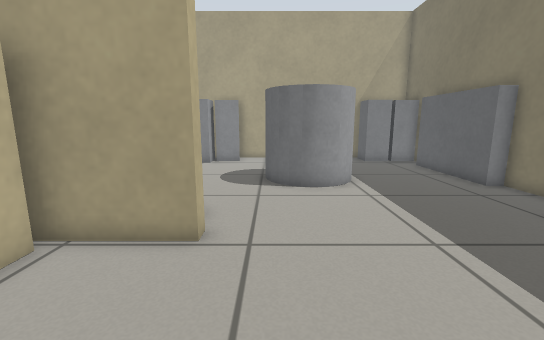
view 1 (above)

24 first-person views from a walk through a world built for the Gazebo simulator. The camera is 0.65 m above the floor, tilts 10° down and sees 90° across. The floor is counted in squares, 0.25 m on a side. Each view is taken from the middle of a square. On the plan, view 1 faces up. The plan holds only what a view shows up to about 18 squares ahead; the rest is blank.

view 2
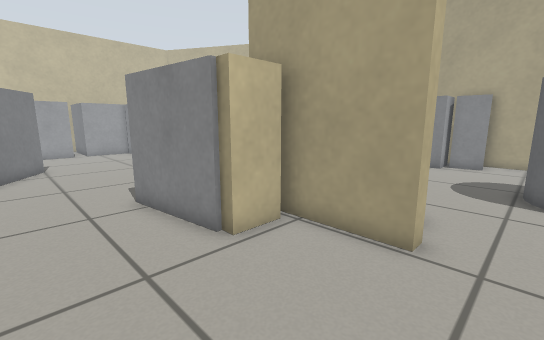

view 3
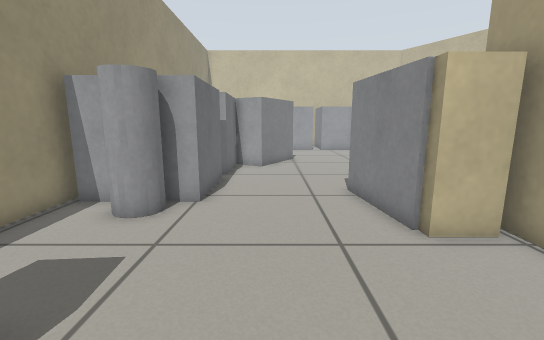

view 4
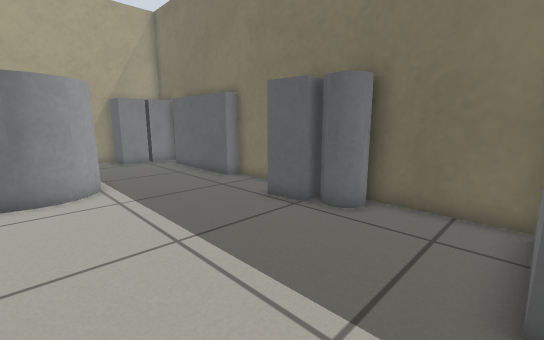

view 5
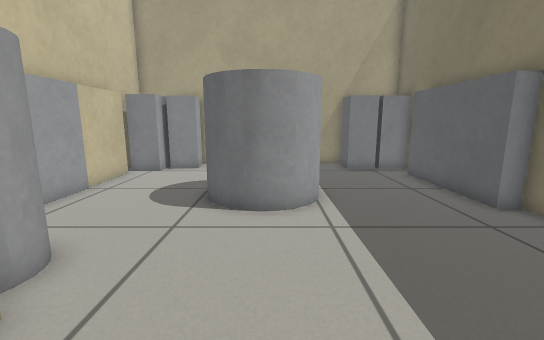

view 6
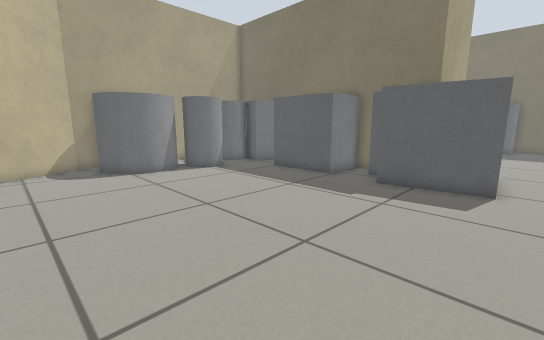

view 7
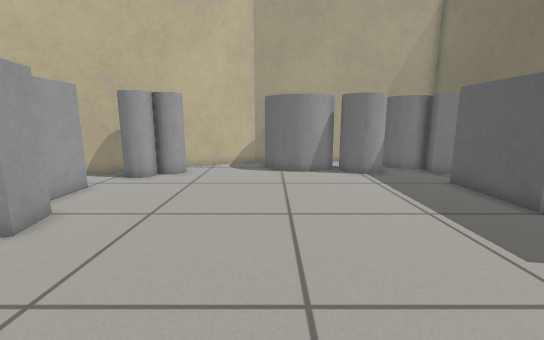

view 8
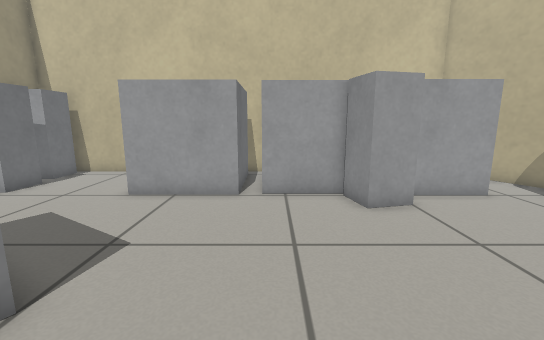

view 9
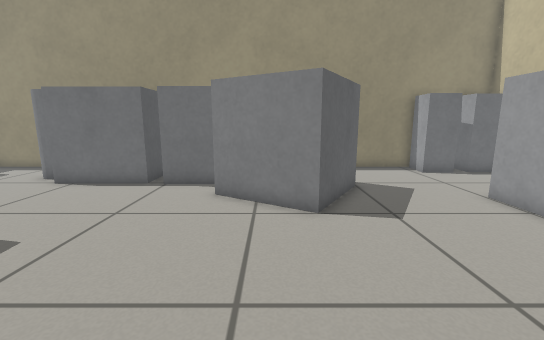

view 10
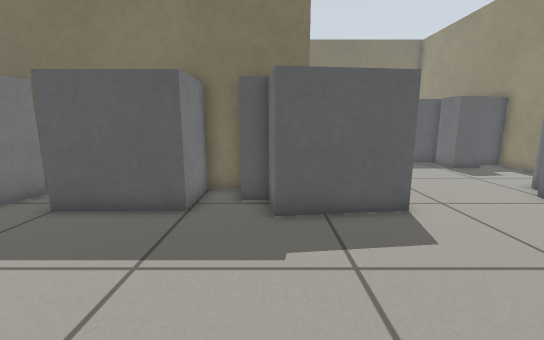

view 11
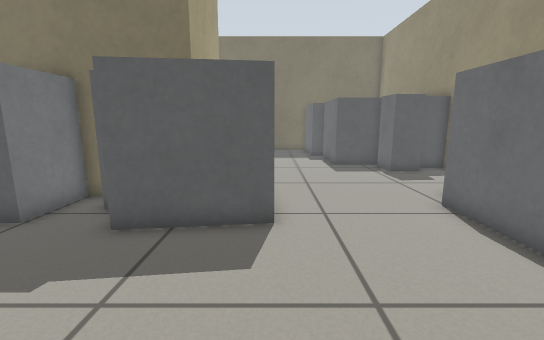

view 12
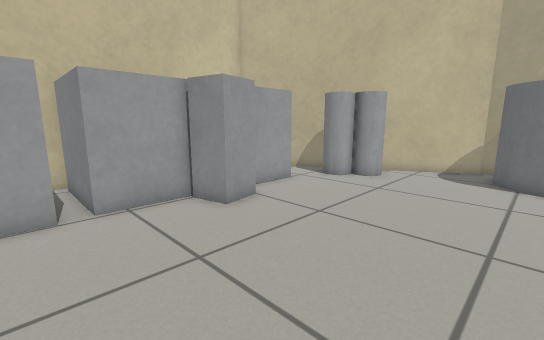

view 13
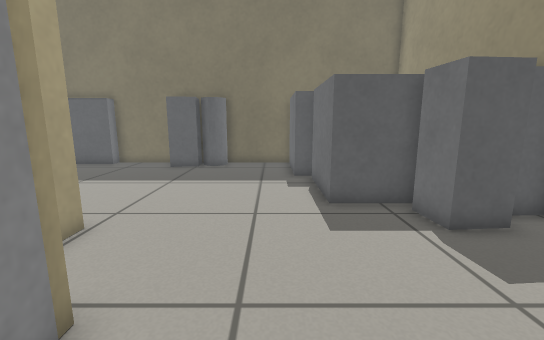

view 14
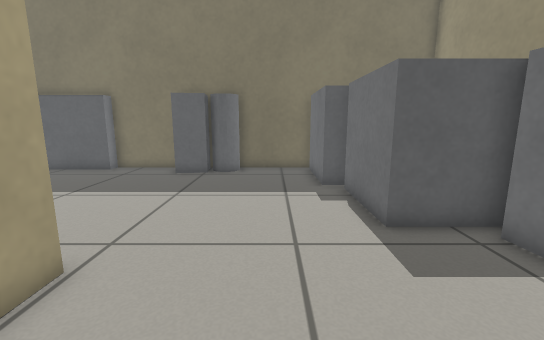

view 15
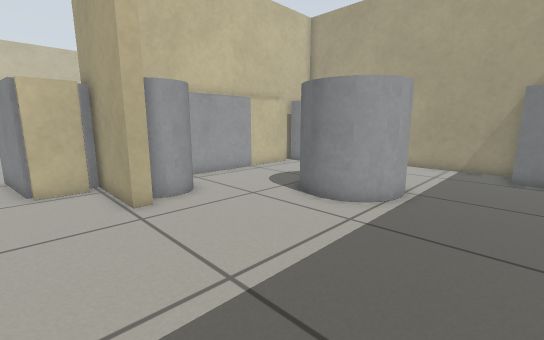

view 16
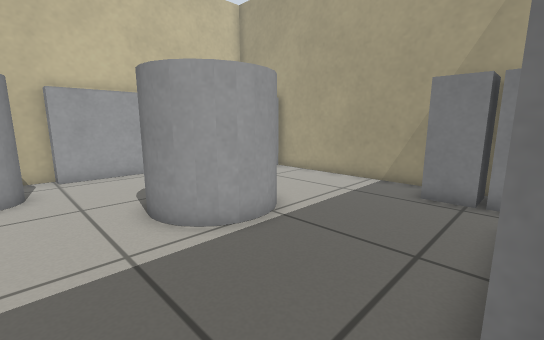

view 17
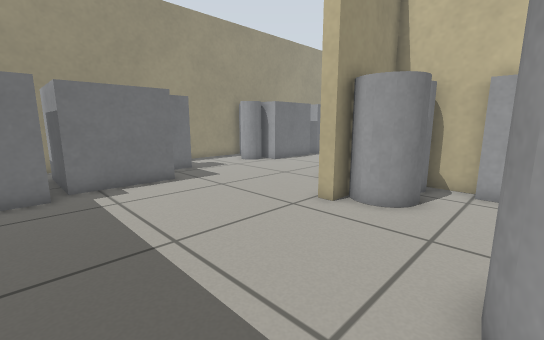

view 18
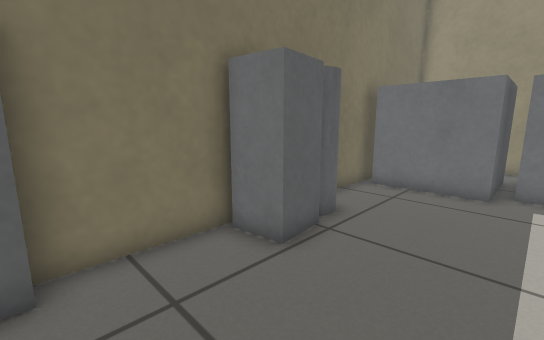

view 19
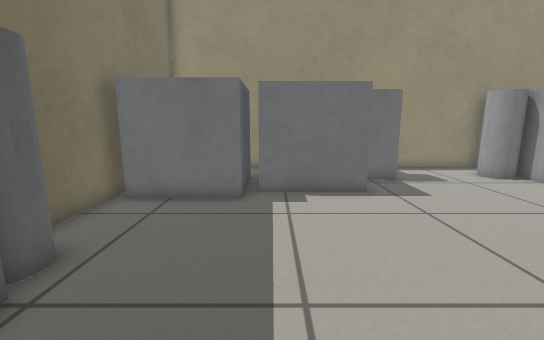

view 20
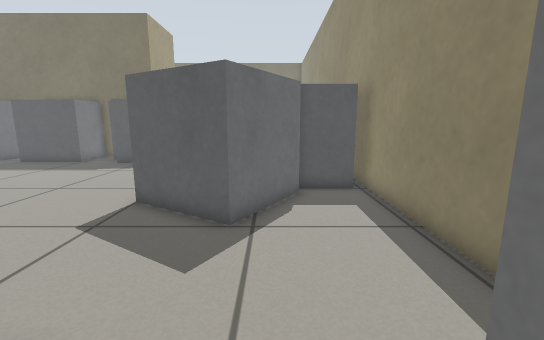

view 21
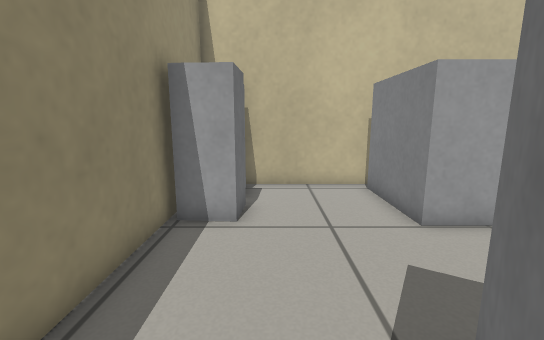

view 22
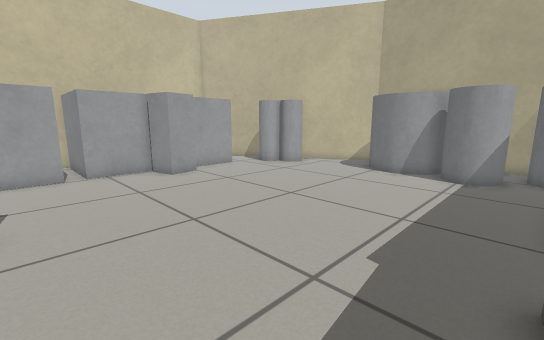

view 23
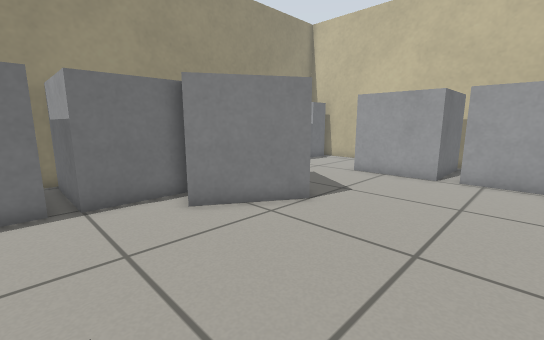

view 24
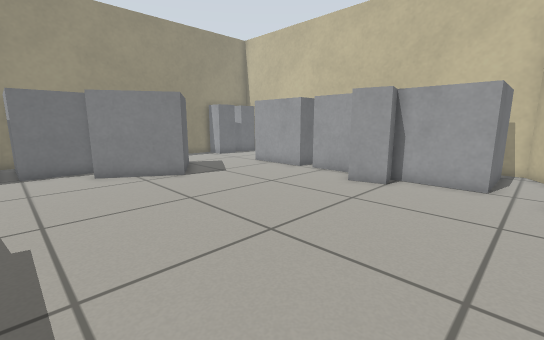

### Floor plan
Key: @ floor where view 1 was taken; # wall or solid block; . floor; B grey box; C grey cylinder.
Columns run from 29 left of view 1 to 10 right of it. Each row starts with its distance up from view 1.
 20          ####CC#########################
 19         ##..C     .   ##BBBB.......BBBB#
 18       ###...C  C  .C  ##BBB........BBBB#
 17     ###C....CCCCC CCBBB#...............#
 16   ###CCC.....CC.CCC.BBB#..............B#
 15  ##..CC..............B #......  ......B#
 14 ##.................... #.....   C.....B#
 13 #BBBB...............B BBB....C   C....B#
 12 #   B...............B BBB....C  C.....B#
 11 #   B...............B BBB.....CCC.....B#
 10 #   B...............BBBBB..............#
  9 #    BB................#...............#
  8 B    BB..............BB#C CC...........#
  7 B   B..............BBBBBCC C.........BB#
  6 B   B..............BB BB####.........BB#
  5 #BBBB...............B  B#............CC#
  4 #BBBB...............B   #............CC#
  3 #   B...............BBBB...............#
  2 #   B..................................#
  1 #   B.....BBB..........................#
  0 #BBBB.....B BB...............@....BBBBB#
 -1 #........B    B...............BBBBB    #
 -2 #........BB  BBBB.............B  BB    #
 -3 #.........BB    BBBBBBC.....B.B  BB    #
 -4 #...........BB   B     C...B BB  BB    #
 -5 #BBBB........B       BC.....B    B.    #
 -6 B BBB........B       B......B     .    #
 -7 #############################BBBB#######

Where each view was taken, in squares from view 1:
view 1: 0 up, 0 right, facing up
view 2: 0 up, 0 right, facing up-left
view 3: 0 up, 1 right, facing left
view 4: 0 up, 1 right, facing up-right
view 5: 3 up, 2 right, facing up
view 6: 2 up, 21 left, facing up-right
view 7: 2 up, 17 left, facing up
view 8: 5 up, 15 left, facing left
view 9: 9 up, 17 left, facing down
view 10: 7 up, 17 left, facing right
view 11: 3 up, 16 left, facing right
view 12: 3 up, 16 left, facing up-left
view 13: 1 up, 8 left, facing right
view 14: 2 up, 6 left, facing right
view 15: 3 up, 7 right, facing up-left
view 16: 8 up, 9 right, facing up-left
view 17: 11 up, 6 right, facing down-left
view 18: 11 up, 4 right, facing down-right
view 19: 9 up, 4 right, facing down
view 20: 3 down, 27 left, facing right
view 21: 4 down, 18 left, facing left
view 22: 2 up, 10 left, facing up-left
view 23: 7 up, 11 left, facing down-left
view 24: 14 up, 12 left, facing down-left
